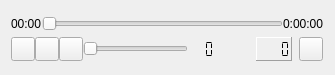
<?xml version="1.0" encoding="UTF-8"?>
<ui version="4.0">
 <class>PlayerWindow</class>
 <widget class="QWidget" name="PlayerWindow">
  <property name="geometry">
   <rect>
    <x>0</x>
    <y>0</y>
    <width>335</width>
    <height>75</height>
   </rect>
  </property>
  <property name="sizePolicy">
   <sizepolicy hsizetype="Preferred" vsizetype="Preferred">
    <horstretch>0</horstretch>
    <verstretch>0</verstretch>
   </sizepolicy>
  </property>
  <layout class="QVBoxLayout" name="verticalLayout">
   <property name="spacing">
    <number>0</number>
   </property>
   <item>
    <spacer name="verticalSpacer">
     <property name="orientation">
      <enum>Qt::Vertical</enum>
     </property>
     <property name="sizeHint" stdset="0">
      <size>
       <width>0</width>
       <height>0</height>
      </size>
     </property>
    </spacer>
   </item>
   <item>
    <layout class="QHBoxLayout" name="hltTimeline">
     <property name="topMargin">
      <number>3</number>
     </property>
     <property name="bottomMargin">
      <number>3</number>
     </property>
     <item>
      <widget class="QLabel" name="lblCurrentTime">
       <property name="toolTip">
        <string>Current time</string>
       </property>
       <property name="text">
        <string notr="true">00:00</string>
       </property>
      </widget>
     </item>
     <item>
      <widget class="QSlider" name="sldPosition">
       <property name="enabled">
        <bool>false</bool>
       </property>
       <property name="sizePolicy">
        <sizepolicy hsizetype="Expanding" vsizetype="Preferred">
         <horstretch>0</horstretch>
         <verstretch>0</verstretch>
        </sizepolicy>
       </property>
       <property name="toolTip">
        <string>Play position</string>
       </property>
       <property name="orientation">
        <enum>Qt::Horizontal</enum>
       </property>
      </widget>
     </item>
     <item>
      <widget class="QLabel" name="lblDuration">
       <property name="toolTip">
        <string>Duration</string>
       </property>
       <property name="text">
        <string notr="true">0:00:00</string>
       </property>
      </widget>
     </item>
    </layout>
   </item>
   <item>
    <layout class="QHBoxLayout" name="hltControl" stretch="0,0,0,0,0,1,1,0,0">
     <property name="topMargin">
      <number>3</number>
     </property>
     <property name="rightMargin">
      <number>1</number>
     </property>
     <property name="bottomMargin">
      <number>3</number>
     </property>
     <item>
      <widget class="QPushButton" name="btnOpen">
       <property name="sizePolicy">
        <sizepolicy hsizetype="Fixed" vsizetype="Fixed">
         <horstretch>0</horstretch>
         <verstretch>0</verstretch>
        </sizepolicy>
       </property>
       <property name="minimumSize">
        <size>
         <width>24</width>
         <height>24</height>
        </size>
       </property>
       <property name="maximumSize">
        <size>
         <width>24</width>
         <height>24</height>
        </size>
       </property>
       <property name="text">
        <string/>
       </property>
      </widget>
     </item>
     <item>
      <widget class="QPushButton" name="btnPlay">
       <property name="sizePolicy">
        <sizepolicy hsizetype="Preferred" vsizetype="Fixed">
         <horstretch>0</horstretch>
         <verstretch>0</verstretch>
        </sizepolicy>
       </property>
       <property name="minimumSize">
        <size>
         <width>24</width>
         <height>24</height>
        </size>
       </property>
       <property name="maximumSize">
        <size>
         <width>24</width>
         <height>24</height>
        </size>
       </property>
       <property name="baseSize">
        <size>
         <width>24</width>
         <height>24</height>
        </size>
       </property>
       <property name="toolTip">
        <string>Pause</string>
       </property>
       <property name="text">
        <string/>
       </property>
      </widget>
     </item>
     <item>
      <widget class="QPushButton" name="btnMute">
       <property name="sizePolicy">
        <sizepolicy hsizetype="Fixed" vsizetype="Fixed">
         <horstretch>0</horstretch>
         <verstretch>0</verstretch>
        </sizepolicy>
       </property>
       <property name="minimumSize">
        <size>
         <width>24</width>
         <height>24</height>
        </size>
       </property>
       <property name="maximumSize">
        <size>
         <width>24</width>
         <height>24</height>
        </size>
       </property>
       <property name="toolTip">
        <string>Mute</string>
       </property>
       <property name="text">
        <string/>
       </property>
       <property name="checkable">
        <bool>true</bool>
       </property>
      </widget>
     </item>
     <item>
      <widget class="VolumeControl" name="sldVolume">
       <property name="sizePolicy">
        <sizepolicy hsizetype="Preferred" vsizetype="Preferred">
         <horstretch>0</horstretch>
         <verstretch>0</verstretch>
        </sizepolicy>
       </property>
       <property name="minimumSize">
        <size>
         <width>105</width>
         <height>24</height>
        </size>
       </property>
       <property name="maximumSize">
        <size>
         <width>105</width>
         <height>24</height>
        </size>
       </property>
       <property name="toolTip">
        <string>Volume</string>
       </property>
       <property name="maximum">
        <number>100</number>
       </property>
       <property name="orientation">
        <enum>Qt::Horizontal</enum>
       </property>
      </widget>
     </item>
     <item>
      <widget class="QLCDNumber" name="lcdVolume">
       <property name="sizePolicy">
        <sizepolicy hsizetype="Preferred" vsizetype="Preferred">
         <horstretch>0</horstretch>
         <verstretch>0</verstretch>
        </sizepolicy>
       </property>
       <property name="minimumSize">
        <size>
         <width>26</width>
         <height>24</height>
        </size>
       </property>
       <property name="maximumSize">
        <size>
         <width>27</width>
         <height>24</height>
        </size>
       </property>
       <property name="font">
        <font>
         <weight>75</weight>
         <bold>true</bold>
        </font>
       </property>
       <property name="toolTip">
        <string>Volume</string>
       </property>
       <property name="frameShape">
        <enum>QFrame::NoFrame</enum>
       </property>
       <property name="frameShadow">
        <enum>QFrame::Raised</enum>
       </property>
       <property name="digitCount">
        <number>3</number>
       </property>
       <property name="segmentStyle">
        <enum>QLCDNumber::Flat</enum>
       </property>
      </widget>
     </item>
     <item>
      <spacer name="hspVolume">
       <property name="orientation">
        <enum>Qt::Horizontal</enum>
       </property>
       <property name="sizeHint" stdset="0">
        <size>
         <width>40</width>
         <height>20</height>
        </size>
       </property>
      </spacer>
     </item>
     <item>
      <widget class="QLCDNumber" name="lcdNbr">
       <property name="sizePolicy">
        <sizepolicy hsizetype="Preferred" vsizetype="Preferred">
         <horstretch>0</horstretch>
         <verstretch>0</verstretch>
        </sizepolicy>
       </property>
       <property name="maximumSize">
        <size>
         <width>36</width>
         <height>24</height>
        </size>
       </property>
       <property name="font">
        <font>
         <family>MS Shell Dlg 2</family>
         <weight>50</weight>
         <italic>false</italic>
         <bold>false</bold>
        </font>
       </property>
       <property name="toolTip">
        <string>The number of tracks in the playlist</string>
       </property>
       <property name="frameShape">
        <enum>QFrame::Panel</enum>
       </property>
       <property name="frameShadow">
        <enum>QFrame::Raised</enum>
       </property>
       <property name="digitCount">
        <number>4</number>
       </property>
       <property name="segmentStyle">
        <enum>QLCDNumber::Flat</enum>
       </property>
      </widget>
     </item>
     <item>
      <widget class="QLabel" name="label">
       <property name="minimumSize">
        <size>
         <width>4</width>
         <height>0</height>
        </size>
       </property>
       <property name="text">
        <string/>
       </property>
      </widget>
     </item>
     <item>
      <widget class="QPushButton" name="btnOptions">
       <property name="sizePolicy">
        <sizepolicy hsizetype="Fixed" vsizetype="Fixed">
         <horstretch>0</horstretch>
         <verstretch>0</verstretch>
        </sizepolicy>
       </property>
       <property name="minimumSize">
        <size>
         <width>24</width>
         <height>24</height>
        </size>
       </property>
       <property name="maximumSize">
        <size>
         <width>24</width>
         <height>24</height>
        </size>
       </property>
       <property name="toolTip">
        <string>Options</string>
       </property>
       <property name="text">
        <string notr="true"/>
       </property>
      </widget>
     </item>
    </layout>
   </item>
  </layout>
 </widget>
 <customwidgets>
  <customwidget>
   <class>VolumeControl</class>
   <extends>QSlider</extends>
   <header location="global">utils/volumecontrol.h</header>
  </customwidget>
 </customwidgets>
 <resources/>
 <connections/>
</ui>
